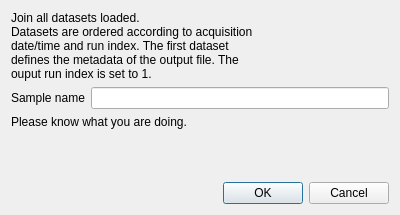
<?xml version="1.0" encoding="UTF-8"?>
<ui version="4.0">
 <class>Dialog</class>
 <widget class="QDialog" name="Dialog">
  <property name="geometry">
   <rect>
    <x>0</x>
    <y>0</y>
    <width>400</width>
    <height>215</height>
   </rect>
  </property>
  <property name="windowTitle">
   <string>Dialog</string>
  </property>
  <layout class="QVBoxLayout" name="verticalLayout">
   <item>
    <widget class="QLabel" name="label">
     <property name="text">
      <string>&lt;html&gt;&lt;head/&gt;&lt;body&gt;&lt;p&gt;Join all datasets loaded.&lt;br/&gt;Datasets are ordered according to acquisition&lt;br/&gt;date/time and run index. The first dataset&lt;br/&gt;defines the metadata of the output file. The&lt;br/&gt;ouput run index is set to 1.&lt;/p&gt;&lt;/body&gt;&lt;/html&gt;</string>
     </property>
    </widget>
   </item>
   <item>
    <layout class="QHBoxLayout" name="horizontalLayout">
     <item>
      <widget class="QLabel" name="label_2">
       <property name="text">
        <string>Sample name</string>
       </property>
      </widget>
     </item>
     <item>
      <widget class="QLineEdit" name="lineEdit"/>
     </item>
    </layout>
   </item>
   <item>
    <widget class="QLabel" name="label_3">
     <property name="text">
      <string>Please know what you are doing.</string>
     </property>
    </widget>
   </item>
   <item>
    <spacer name="verticalSpacer">
     <property name="orientation">
      <enum>Qt::Vertical</enum>
     </property>
     <property name="sizeHint" stdset="0">
      <size>
       <width>20</width>
       <height>0</height>
      </size>
     </property>
    </spacer>
   </item>
   <item>
    <widget class="QDialogButtonBox" name="buttonBox">
     <property name="orientation">
      <enum>Qt::Horizontal</enum>
     </property>
     <property name="standardButtons">
      <set>QDialogButtonBox::Cancel|QDialogButtonBox::Ok</set>
     </property>
    </widget>
   </item>
  </layout>
 </widget>
 <resources/>
 <connections>
  <connection>
   <sender>buttonBox</sender>
   <signal>accepted()</signal>
   <receiver>Dialog</receiver>
   <slot>accept()</slot>
   <hints>
    <hint type="sourcelabel">
     <x>248</x>
     <y>254</y>
    </hint>
    <hint type="destinationlabel">
     <x>157</x>
     <y>274</y>
    </hint>
   </hints>
  </connection>
  <connection>
   <sender>buttonBox</sender>
   <signal>rejected()</signal>
   <receiver>Dialog</receiver>
   <slot>reject()</slot>
   <hints>
    <hint type="sourcelabel">
     <x>316</x>
     <y>260</y>
    </hint>
    <hint type="destinationlabel">
     <x>286</x>
     <y>274</y>
    </hint>
   </hints>
  </connection>
 </connections>
</ui>
